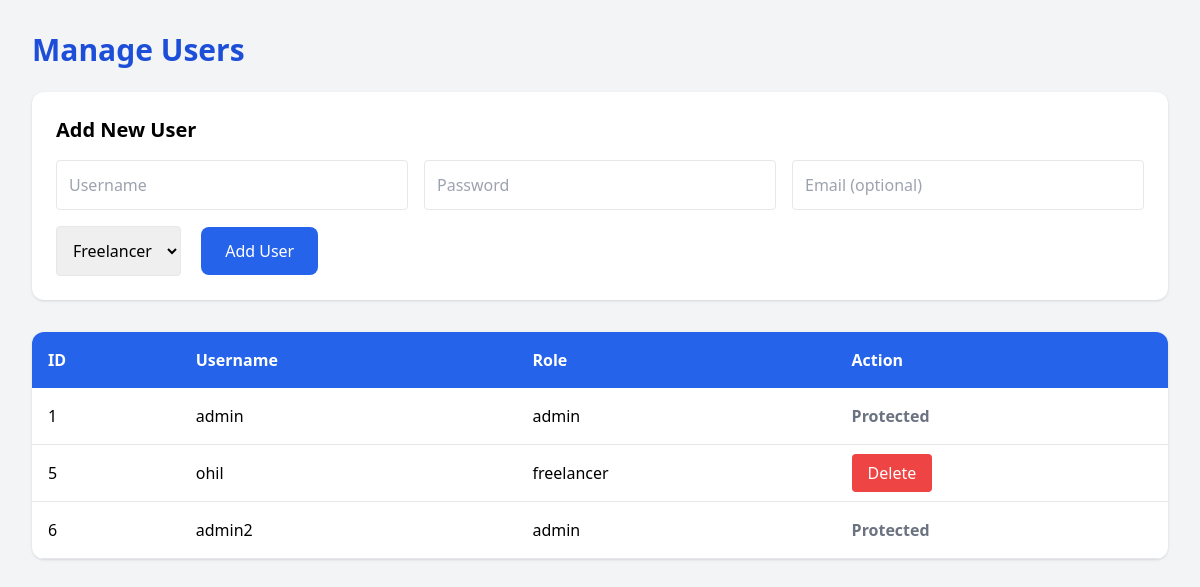
Page /manage_users (signed in) on the committed database.
### tables this page shows
CREATE TABLE users (
    id INTEGER PRIMARY KEY AUTOINCREMENT,
    username TEXT UNIQUE,
    password TEXT,
    role TEXT
, email TEXT, created_at TIMESTAMP, status TEXT);

### app.py (the view, shortened to what this page needs)
@app.route("/manage_users", methods=["GET", "POST"])
@admin_required
def manage_users():
    conn = get_db_connection()
    error = None
    users = conn.execute("SELECT * FROM users").fetchall()
    close_db_connection(conn)
    return render_template("manage_users.html", users=users, error=error)

### app.py (called while the page is built)
def admin_required(f):
    @wraps(f)
    def decorated_function(*args, **kwargs):
        if "user_id" not in session:
            return redirect("/login")
        if session.get("role") != "admin":
            return "Access Denied", 403
        return f(*args, **kwargs)
    return decorated_function

### database.py (called while the page is built)
def get_db_connection():
    conn = sqlite3.connect(DATABASE_PATH)
    conn.row_factory = sqlite3.Row
    return conn

def close_db_connection(conn):
    if conn:
        conn.close()

### templates/manage_users.html (shortened to what this page needs)
<!DOCTYPE html>
<html>
<head>
<script src="https://cdn.tailwindcss.com"></script>
</head>
<body class="bg-gray-100 p-8">
<h1 class="text-3xl font-bold mb-6 text-blue-700">
Manage Users
</h1>
<div class="bg-white p-6 rounded-xl shadow mb-8">
<h2 class="text-xl font-bold mb-4">
Add New User
</h2>
<form method="POST">
<div class="grid grid-cols-3 gap-4">
<input
type="text"
name="username"
placeholder="Username"
class="border p-3 rounded"
required>
<input
type="password"
name="password"
placeholder="Password"
class="border p-3 rounded"
required>
<input
type="email"
name="email"
placeholder="Email (optional)"
class="border p-3 rounded">
</div>
<div class="mt-4">
<select
name="role"
class="border p-3 rounded">
<option value="freelancer">Freelancer</option>
</select>
<button
class="ml-4 bg-blue-600 hover:bg-blue-700 text-white px-6 py-3 rounded-lg">
Add User
</button>
</div>
</form>
</div>
<div class="bg-white rounded-xl shadow overflow-hidden">
<table class="w-full">
<tr class="bg-blue-600 text-white">
<th class="p-4 text-left">ID</th>
<th class="p-4 text-left">Username</th>
<th class="p-4 text-left">Role</th>
<th class="p-4 text-left">Action</th>
</tr>
{% for user in users %}
<tr class="border-b">
<td class="p-4">{{ user.id }}</td>
<td class="p-4">{{ user.username }}</td>
<td class="p-4">{{ user.role }}</td>
<td class="p-4">
{% if user.role != "admin" %}
<a href="/delete_user/{{ user.id }}"
class="bg-red-500 hover:bg-red-600 text-white px-4 py-2 rounded">
Delete
</a>
{% else %}
<span class="text-gray-500 font-semibold">
Protected
</span>
{% endif %}
</td>
</tr>
{% endfor %}
</table>
</div>
</body>
</html>

### rows in the picture
users: id "1", username "admin", role "admin", shows "Protected"
users: id "5", username "ohil", role "freelancer"
users: id "6", username "admin2", role "admin", shows "Protected"
